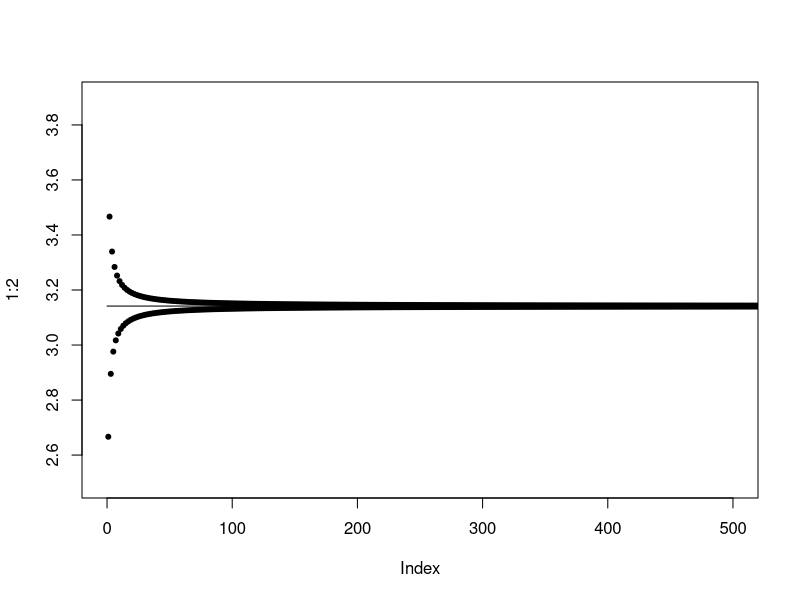
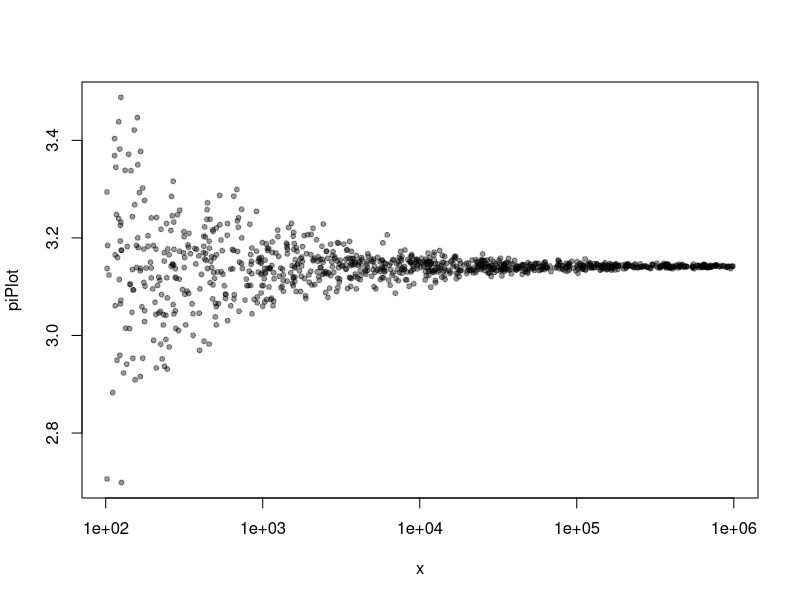

Here is the R script that generated these plots, in order:
## ---- chunk 1
outlier<- function(x){
  quartile2<- median(x)
  quartile1 <- median(x[x<=quartile2])
  quartile3 <- median(x[x>=quartile2])
  
  
  low <- quartile1 - 1.5*(quartile3 - quartile1)
  high<- quartile3 + 1.5*(quartile3 - quartile1)
  
  return(c(x[x < low], x[x > high]))
  
}
## ---- chunk 2
outlier(c(6,8,8,4,5,6,7,8,7,3,2,1,45632,1334,5662,3))
## ---- chunk 3
lettersMatch<- function(pattern,words){ 
  return(words[grep(pattern, words)])
}
## ---- chunk 4
small<- c("first", "second", "errand", "arrest", "are")
lettersMatch(c("[frs]"),small)
## ---- chunk 5
crosswordpuzzle <-c("aardvark", "apple", "arc", "ark", "awkward", "balast", "beta", "chill", "drive", "empyrean", "fanciful", "giant", "happy", "intoxicated", "jackalope", "anger", "magic", "missile", "picnic", "pizza", "pokeman", "scarlet", "sober", "stone", "study", "ventral", "yeezus", "zoo", "zebra", "zulu", "zigzag","advance", "add", "adverse", "assualt", "bro", "big", "category", "derive", "enough", "fat", "aggravated", "furious", "frustrated", "hilarious", "hippo", "judge", "jury", "love", "monetary", "never", "umbrage", "zamboni", "Totodile", "Pidgey" , "Togepi", "Sceptile", "Arcanine", "Growlithe", "dratini", "Blaziken", "Dragonite", "Altaria","argue")
pattern<-c ("^ag.r")

lettersMatch(pattern,crosswordpuzzle)

## ---- chunk 6
DigitToWord <- function(number,word) {
 paste(number, "-" , word[number+1])
}
## ---- chunk 7
word<-c("cero","uno","dos", "tres", "cuatro", "cinco", "seis", "siete", "ocho", "nueve")

DigitToWord(0:9,word)

## ---- chunk 8
piseries<- function(N){
  b<- 0:(N-1) # 0 represents the first element in the series and N-1 represents the last. There are then N elements in the series between 0 and N-1.
  
  fraction <- vector(length=N) #Creates an empty vector of length N  
  
  fraction <- (4*(-1)^b)/(2*b+1) #The vector that contains each element in the series 
  
  pisum<- sum(fraction) #Sum of the series
  
return(pisum)
  
  }
## ---- chunk 9
piseries(4566)
## ---- chunk 10
Canvas<- function(xmin,xmax,ymin,ymax){
  plot(1:2, type="n", xlim=c(xmin,xmax), ylim=c(ymin,ymax))
}  
howCloseToPi<- function(N){
  b<- 0:(N-1) 
  fraction <- vector(length=N) 
  fraction <- (4*(-1)^b)/(2*b+1)
partialsums<-cumsum(fraction)
  points(b,partialsums,pch=20)
pirep<-rep(pi,N)
 polygon(b, pirep)
roundup3<-round(partialsums,digits=3)
roundup15<-round(partialsums,digits=15)  
  Digits3<-which(roundup3 == 3.141) #Returns the amount of numbers needed to sum up to 3 decimal places and 15 decimal places
  Digits15<-which(roundup15==3.141592653589792)
return(c(Digits3[1],Digits15[1]))
            }

## ---- chunk 11
Canvas(0,500,2.5,3.9)
howCloseToPi(1000)
## ---- chunk 12
ApproximationtoPi<- function(N){
   x<- runif(N)
y<-  runif(N)
distance<- x^2 + y^2
   approximation<-mean(distance<1)*4
  return(approximation)
}

## ---- chunk 13
x <- round(10^runif(1000,min=2,max=6))
piPlot <- sapply(x, ApproximationtoPi)
plot(x, piPlot, log="x", pch=20, col=rgb(0,0,0,0.4))
